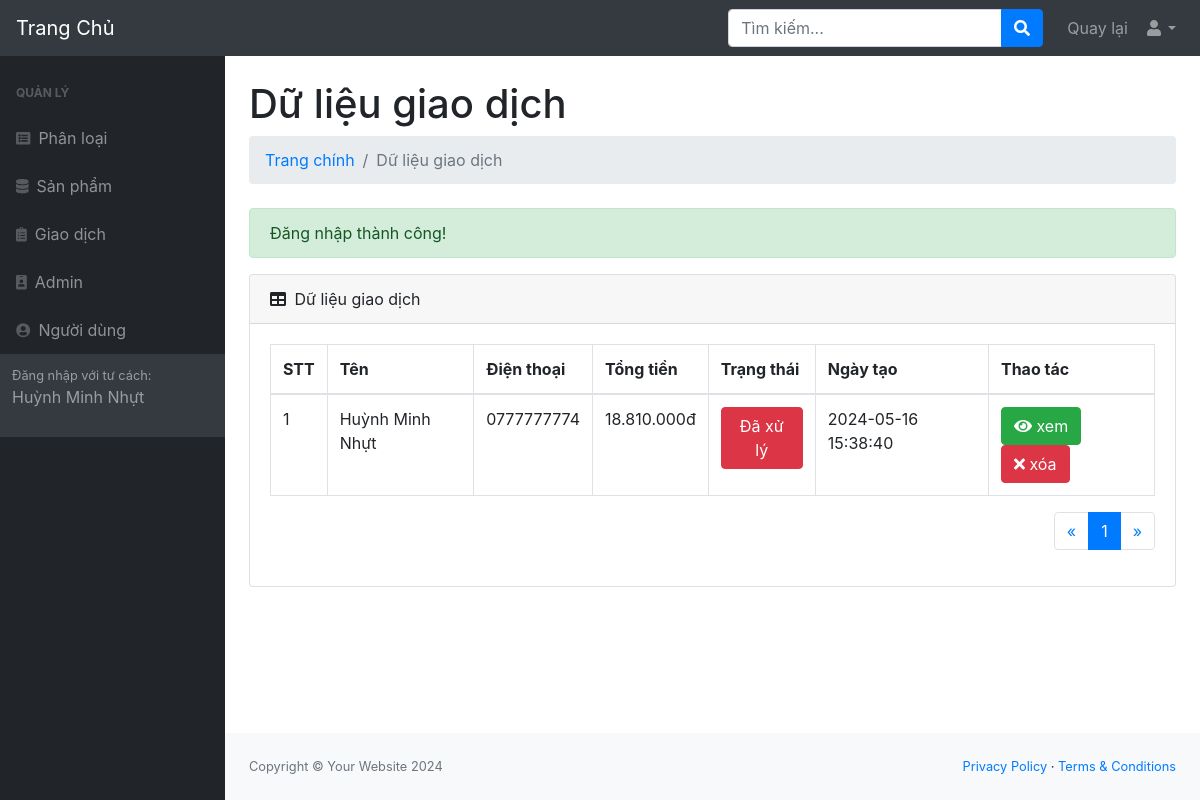
Screenshot of /admin/modules/transaction (signed in) with the database file from the repository.
### tables this page shows
CREATE TABLE `transaction` (
  `id` int(11) NOT NULL,
  `amount` int(11) DEFAULT NULL,
  `users_id` int(11) DEFAULT NULL,
  `status` tinyint(4) NOT NULL DEFAULT 0,
  `note` text DEFAULT NULL,
  `created_at` timestamp NOT NULL DEFAULT current_timestamp(),
  `update_at` timestamp NOT NULL DEFAULT current_timestamp() ON UPDATE current_timestamp()
);

CREATE TABLE `users` (
  `id` int(11) NOT NULL,
  `name` varchar(255) DEFAULT NULL,
  `email` varchar(255) DEFAULT NULL,
  `phone` char(15) DEFAULT NULL,
  `address` varchar(255) DEFAULT NULL,
  `password` varchar(255) DEFAULT NULL,
  `status` tinyint(4) DEFAULT 1,
  `created_at` timestamp NULL DEFAULT current_timestamp() ON UPDATE current_timestamp(),
  `update_at` timestamp NULL DEFAULT current_timestamp() ON UPDATE current_timestamp()
);

### libraries/Function.php (called while the page is built, shortened)
<?php
function base_url_admin()
{
    return "http://localhost/congngheshop/admin/";
}
function formatPrice($number)
{
    $number = intval($number);
    return number_format($number, 0, ',', '.') . "đ";
}
?>

### libraries/Database.php (called while the page is built, shortened)
<?php
    class Database
    {
        public $link;
        public function __construct()
        {
            $this->link = mysqli_connect("localhost","root","","shopcongnghe") or die ();
            mysqli_set_charset($this->link,"utf8");
        }
        public function countTable($table)
        {
            $sql = "SELECT id FROM  {$table}";
            $result = mysqli_query($this->link, $sql) or die("Lỗi Truy Vấn countTable----" .mysqli_error($this->link));
            $num = mysqli_num_rows($result);
            return $num;
        }
         public  function fetchJone($table,$sql ,$page = 0,$row ,$pagi = false )
        {
            $data = [];
            if ($pagi == true )
            {
                $total = $this->countTable($table);
                $sotrang = ceil($total / $row);
                $start = ($page - 1 ) * $row ;
                $sql .= " LIMIT $start,$row";
                $data = [ "page" => $sotrang];
                $result = mysqli_query($this->link,$sql) or die("Lỗi truy vấn fetchJone ---- " .mysqli_error($this->link));
            }
            else
            {
                $result = mysqli_query($this->link,$sql) or die("Lỗi truy vấn fetchJone ---- " .mysqli_error($this->link));
            }
            if( $result)
            {
                while ($num = mysqli_fetch_assoc($result))
                {
                    $data[] = $num;
                }
            }
            return $data;
        }
    }
?>

### admin/autoload/autoload.php (called while the page is built, shortened)
<?php
require_once __DIR__ . "/../../libraries/Database.php";
require_once __DIR__ . "/../../libraries/Function.php";
$db = new Database;

### admin/modules/transaction/index.php (the view, shortened to what this page needs)
<?php
    require_once __DIR__. "/../../autoload/autoload.php";
    if (isset($_GET['page'])) {
        $p = $_GET['page'];
    } else {
        $p = 1;
    }
    $sql = "SELECT transaction.*, users.name as nameusers, users.phone as phoneusers FROM transaction LEFT JOIN users on users.id = transaction.users_id ORDER BY ID Desc";
    $transaction = $db->fetchJone('transaction', $sql, $p, 5, true);
    if (isset($transaction['page'])) {
        $sotrang = $transaction['page'];
        unset($transaction['page']);
    }
?>
<?php require_once __DIR__. "/../../layouts/header.php"; ?>
<main>
    <div class="container-fluid">
        <h1 class="mt-4">Dữ liệu giao dịch</h1>
        <ol class="breadcrumb mb-4">
            <li class="breadcrumb-item"><a href="<?php echo base_url_admin(); ?>">Trang chính</a></li>
            <li class="breadcrumb-item active">Dữ liệu giao dịch</li>
        </ol>
        <?php require_once __DIR__. "/../../../partials/notification.php"; ?>
        <div class="card mb-4">
            <div class="card-header">
                <i class="fas fa-table mr-1"></i>
                Dữ liệu giao dịch
            </div>
            <div class="card-body">
                <div class="table-responsive">
                    <table class="table table-bordered" id="dataTable" width="100%" cellspacing="0">
                        <thead>
                            <tr>
                                <th>STT</th>
                                <th>Tên</th>
                                <th>Điện thoại</th>
                                <th>Tổng tiền</th>
                                <th>Trạng thái</th>
                                <th>Ngày tạo</th>
                                <th>Thao tác</th>
                            </tr>
                        </thead>
                        <tbody>
                            <?php $Number = 1; foreach ($transaction as $item): ?>
                                <tr>
                                    <td><?php echo $Number; ?></td>
                                    <td><?php echo $item['nameusers']; ?></td>
                                    <td><?php echo $item['phoneusers']; ?></td>
                                    <td><?php echo formatPrice($item['amount']); ?></td>
                                    <td>
                                        <a href="status.php?id=<?php echo $item['id']; ?>" class="btn btn-xs <?php echo $item['status'] == 0 ? 'btn-info' : 'btn-danger'; ?>">
                                            <?php echo $item['status'] == 0 ? 'Chưa xử lý' : 'Đã xử lý'; ?>
                                        </a>
                                    </td>
                                    <td><?php echo $item['created_at']; ?></td>
                                    <td>
                                        <a class="js_order_item btn btn-xs btn-success" data-id="<?php echo $item['id']; ?>" href="view.php?id=<?php echo $item['id']; ?>"><i class="ace-icon fa fa-eye"></i> xem</a>
                                        <a class="btn btn-xs btn-danger" href="delete.php?id=<?php echo $item['id']; ?>"><i class="fa fa-times"></i> xóa</a>
                                    </td>
                                </tr>
                            <?php $Number++; endforeach; ?>
                        </tbody>
                    </table>
                    <div class="pull-right" style="float: right;">
                        <nav aria-label="Page navigation example">
                            <ul class="pagination">
                                <li class="page-item">
                                    <a class="page-link" href="#" aria-label="Previous"><span aria-hidden="true">&laquo;</span></a>
                                </li>
                                <?php for ($i = 1; $i <= $sotrang; $i++): ?>
                                    <?php
                                        if (isset($_GET['page'])) {
                                            $p = $_GET['page'];
                                        } else {
                                            $p = 1;
                                        }
                                    ?>
                                    <li class="page-item <?php echo ($i == $p) ? 'active' : ''; ?>">
                                        <a class="page-link" href="?page=<?php echo $i; ?>"><?php echo $i; ?></a>
                                    </li>
                                <?php endfor; ?>
                                <li class="page-item">
                                    <a class="page-link" href="#" aria-label="Next"><span aria-hidden="true">&raquo;</span></a>
                                </li>
                            </ul>
                        </nav>
                    </div>
                </div>
            </div>
        </div>
    </div>
</main>
<?php require_once __DIR__. "/../../layouts/footer.php"; ?>

### rows the page displays
transaction: users.name "Huỳnh Minh Nhựt", users.phone "0777777774", amount "18.810.000đ", status "Đã xử lý", created_at "2024-05-16 15:38:40"

### other values shown
$_SESSION['admin_name'] "Huỳnh Minh Nhựt"
$_SESSION['success'] "Đăng nhập thành công!"
